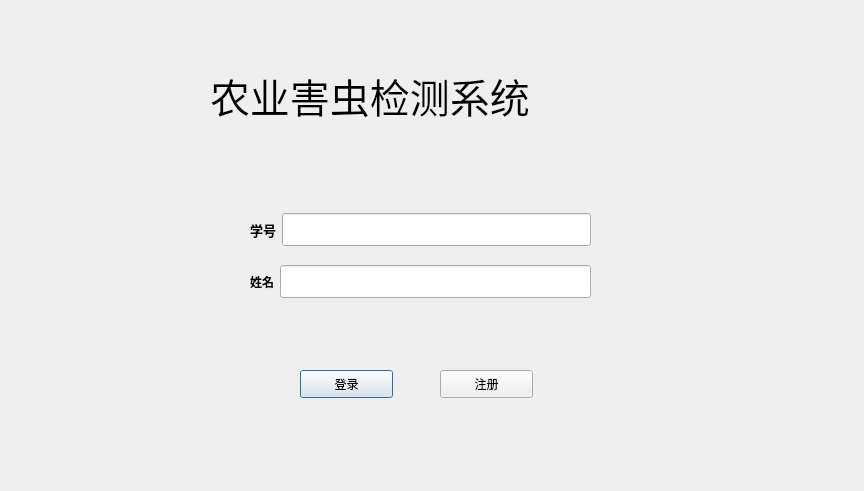
<?xml version="1.0" encoding="UTF-8"?>
<ui version="4.0">
 <class>Dialog</class>
 <widget class="QDialog" name="Dialog">
  <property name="geometry">
   <rect>
    <x>0</x>
    <y>0</y>
    <width>864</width>
    <height>491</height>
   </rect>
  </property>
  <property name="windowTitle">
   <string>Dialog</string>
  </property>
  <widget class="QPushButton" name="pushButton">
   <property name="geometry">
    <rect>
     <x>300</x>
     <y>370</y>
     <width>93</width>
     <height>28</height>
    </rect>
   </property>
   <property name="text">
    <string>登录</string>
   </property>
  </widget>
  <widget class="QPushButton" name="pushButton_2">
   <property name="geometry">
    <rect>
     <x>440</x>
     <y>370</y>
     <width>93</width>
     <height>28</height>
    </rect>
   </property>
   <property name="text">
    <string>注册</string>
   </property>
  </widget>
  <widget class="QLabel" name="label_3">
   <property name="geometry">
    <rect>
     <x>210</x>
     <y>60</y>
     <width>431</width>
     <height>71</height>
    </rect>
   </property>
   <property name="font">
    <font>
     <pointsize>30</pointsize>
    </font>
   </property>
   <property name="text">
    <string>农业害虫检测系统</string>
   </property>
  </widget>
  <widget class="QWidget" name="">
   <property name="geometry">
    <rect>
     <x>250</x>
     <y>200</y>
     <width>341</width>
     <height>111</height>
    </rect>
   </property>
   <layout class="QVBoxLayout" name="verticalLayout">
    <item>
     <layout class="QHBoxLayout" name="horizontalLayout_2">
      <item>
       <widget class="QLabel" name="label">
        <property name="font">
         <font>
          <pointsize>10</pointsize>
          <weight>75</weight>
          <bold>true</bold>
         </font>
        </property>
        <property name="text">
         <string>学号</string>
        </property>
       </widget>
      </item>
      <item>
       <widget class="QLineEdit" name="lineEdit">
        <property name="font">
         <font>
          <pointsize>16</pointsize>
         </font>
        </property>
        <property name="text">
         <string/>
        </property>
       </widget>
      </item>
     </layout>
    </item>
    <item>
     <layout class="QHBoxLayout" name="horizontalLayout">
      <item>
       <widget class="QLabel" name="label_2">
        <property name="font">
         <font>
          <weight>75</weight>
          <bold>true</bold>
         </font>
        </property>
        <property name="text">
         <string>姓名</string>
        </property>
       </widget>
      </item>
      <item>
       <widget class="QLineEdit" name="lineEdit_2">
        <property name="font">
         <font>
          <pointsize>16</pointsize>
         </font>
        </property>
        <property name="text">
         <string/>
        </property>
       </widget>
      </item>
     </layout>
    </item>
   </layout>
  </widget>
 </widget>
 <resources/>
 <connections/>
</ui>
